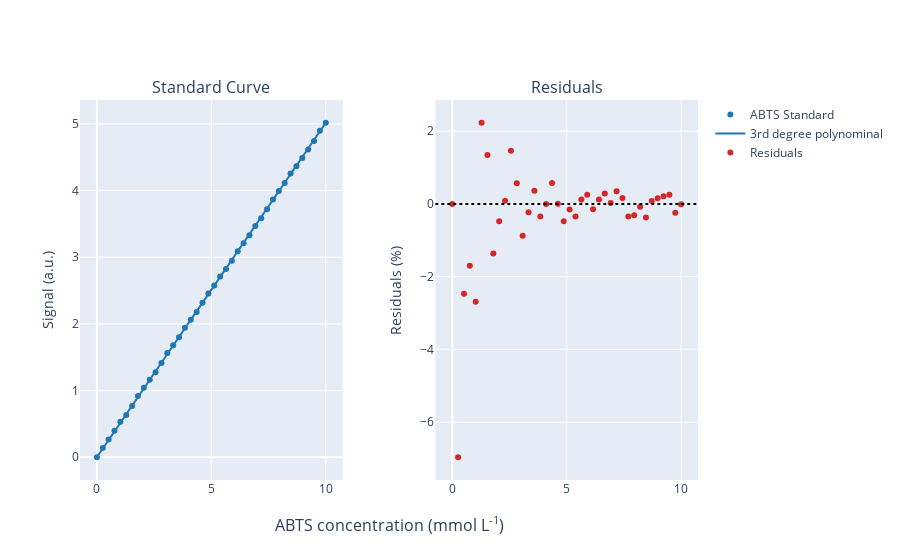

Here is the notebook cell this chart was saved with:
### Code cell
standard.visualize()

### Figure 1 — Plotly figure (JSON) as saved in the notebook; plotly's stock layout.template omitted (floating-point values rounded to 4 significant figures; data arrays with more than 128 entries replaced by an {"elided": "..."} marker saying what was removed)
{"data": [{"hoverinfo": "skip", "marker": {"color": "#1f77b4"}, "mode": "markers", "name": "ABTS Standard", "type": "scatter", "visible": true, "x": [0, 0.2564, 0.5128, 0.7692, 1.026, 1.282, 1.538, 1.795, 2.051, 2.308, 2.564, 2.821, 3.077, 3.333, 3.59, 3.846, 4.103, 4.359, 4.615, 4.872, 5.128, 5.385, 5.641, 5.897, 6.154, 6.41, 6.667, 6.923, 7.179, 7.436, 7.692, 7.949, 8.205, 8.462, 8.718, 8.974, 9.231, 9.487, 9.744, 10], "xaxis": "x", "y": [0, 0.1394, 0.2668, 0.3968, 0.5338, 0.6347, 0.7679, 0.9197, 1.041, 1.164, 1.274, 1.413, 1.563, 1.682, 1.799, 1.94, 2.062, 2.177, 2.317, 2.457, 2.577, 2.71, 2.825, 2.949, 3.088, 3.208, 3.33, 3.467, 3.584, 3.718, 3.866, 3.994, 4.113, 4.255, 4.364, 4.49, 4.617, 4.744, 4.898, 5.017], "yaxis": "y"}, {"hoverinfo": "skip", "marker": {"color": "#1f77b4"}, "mode": "lines", "name": "3rd degree polynominal", "type": "scatter", "visible": true, "x": {"elided": "200 float values"}, "xaxis": "x", "y": {"elided": "200 float values"}, "yaxis": "y"}, {"hoverinfo": "skip", "marker": {"color": "#d62728"}, "mode": "markers", "name": "Residuals", "type": "scatter", "visible": true, "x": [0, 0.2564, 0.5128, 0.7692, 1.026, 1.282, 1.538, 1.795, 2.051, 2.308, 2.564, 2.821, 3.077, 3.333, 3.59, 3.846, 4.103, 4.359, 4.615, 4.872, 5.128, 5.385, 5.641, 5.897, 6.154, 6.41, 6.667, 6.923, 7.179, 7.436, 7.692, 7.949, 8.205, 8.462, 8.718, 8.974, 9.231, 9.487, 9.744, 10], "xaxis": "x2", "y": [0, -6.962, -2.471, -1.701, -2.687, 2.229, 1.343, -1.366, -0.4757, 0.08402, 1.458, 0.5638, -0.8772, -0.23, 0.3623, -0.344, -0.0008478, 0.577, 0.0004669, -0.4771, -0.1567, -0.3493, 0.1197, 0.2505, -0.147, 0.1173, 0.286, 0.02743, 0.3441, 0.162, -0.3433, -0.3113, -0.07577, -0.3736, 0.08035, 0.157, 0.2119, 0.2527, -0.2423, -0.01345], "yaxis": "y2"}], "layout": {"annotations": [{"font": {"size": 16}, "showarrow": false, "text": "Standard Curve", "x": 0.2125, "xanchor": "center", "xref": "paper", "y": 1, "yanchor": "bottom", "yref": "paper"}, {"font": {"size": 16}, "showarrow": false, "text": "Residuals", "x": 0.7875, "xanchor": "center", "xref": "paper", "y": 1, "yanchor": "bottom", "yref": "paper"}, {"font": {"size": 16}, "showarrow": false, "text": "ABTS concentration (mmol L<sup>-1</sup>)", "x": 0.5, "xanchor": "center", "xref": "paper", "y": 0, "yanchor": "top", "yref": "paper", "yshift": -30}], "shapes": [{"line": {"color": "#000000", "dash": "dot", "width": 2}, "type": "line", "x0": 0, "x1": 1, "xref": "x2 domain", "y0": 0, "y1": 0, "yref": "y2"}], "xaxis": {"anchor": "y", "domain": [0, 0.425]}, "xaxis2": {"anchor": "y2", "domain": [0.575, 1]}, "yaxis": {"anchor": "x", "domain": [0, 1], "title": {"text": "Signal (a.u.)"}}, "yaxis2": {"anchor": "x2", "domain": [0, 1], "title": {"text": "Residuals (%)"}}}}
